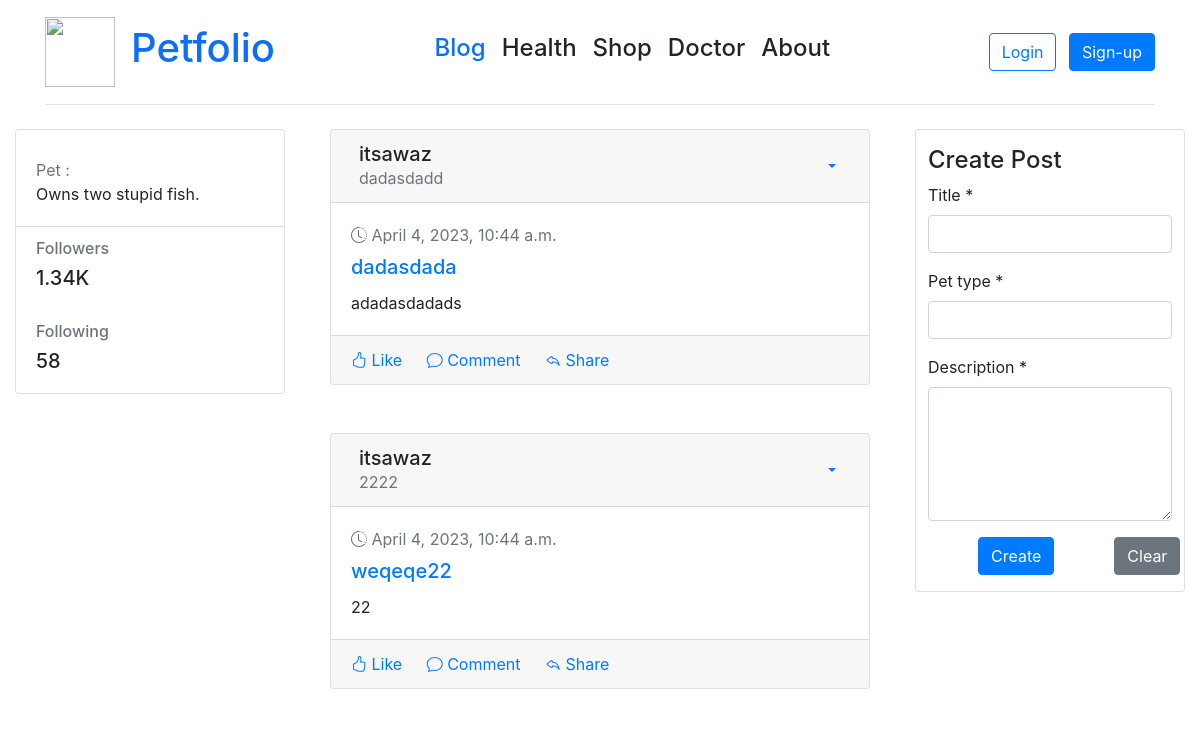
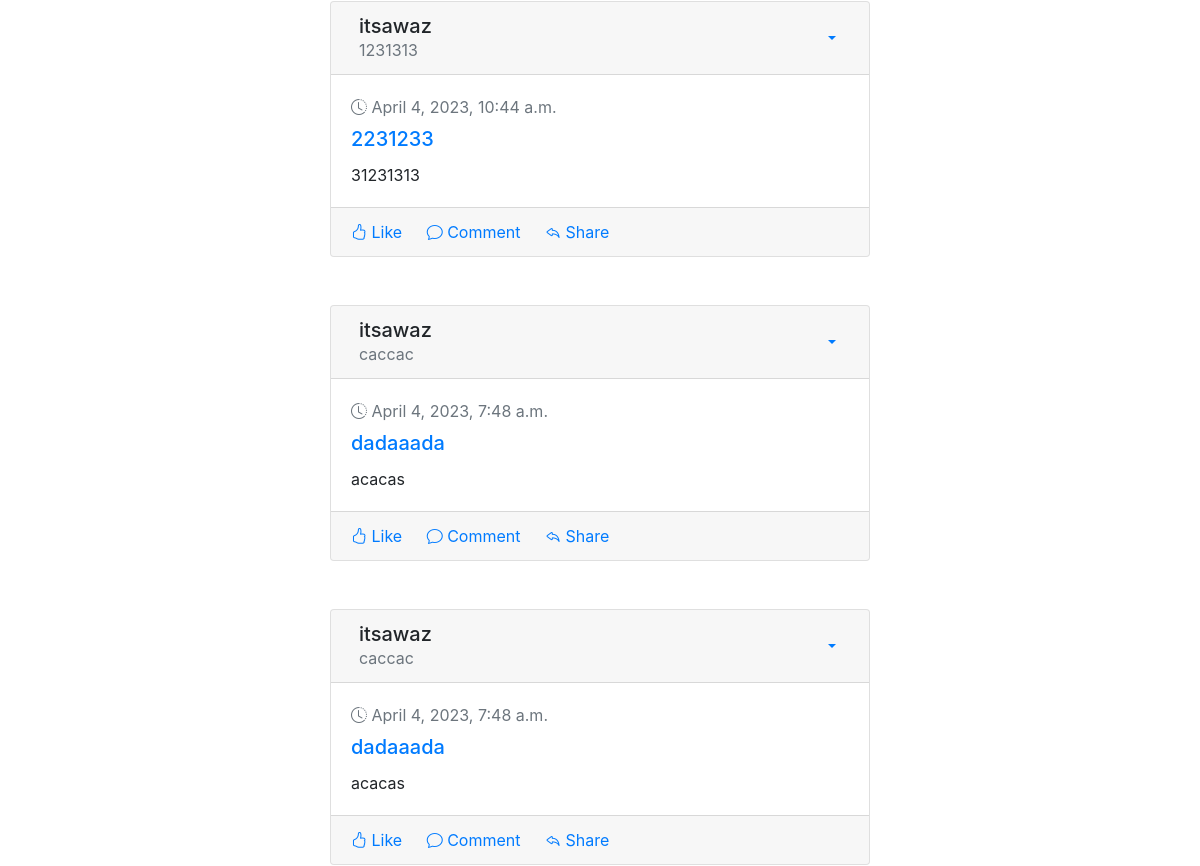
Page /blog/ (upper part) on the earlier database version (2 pictures, top to bottom).
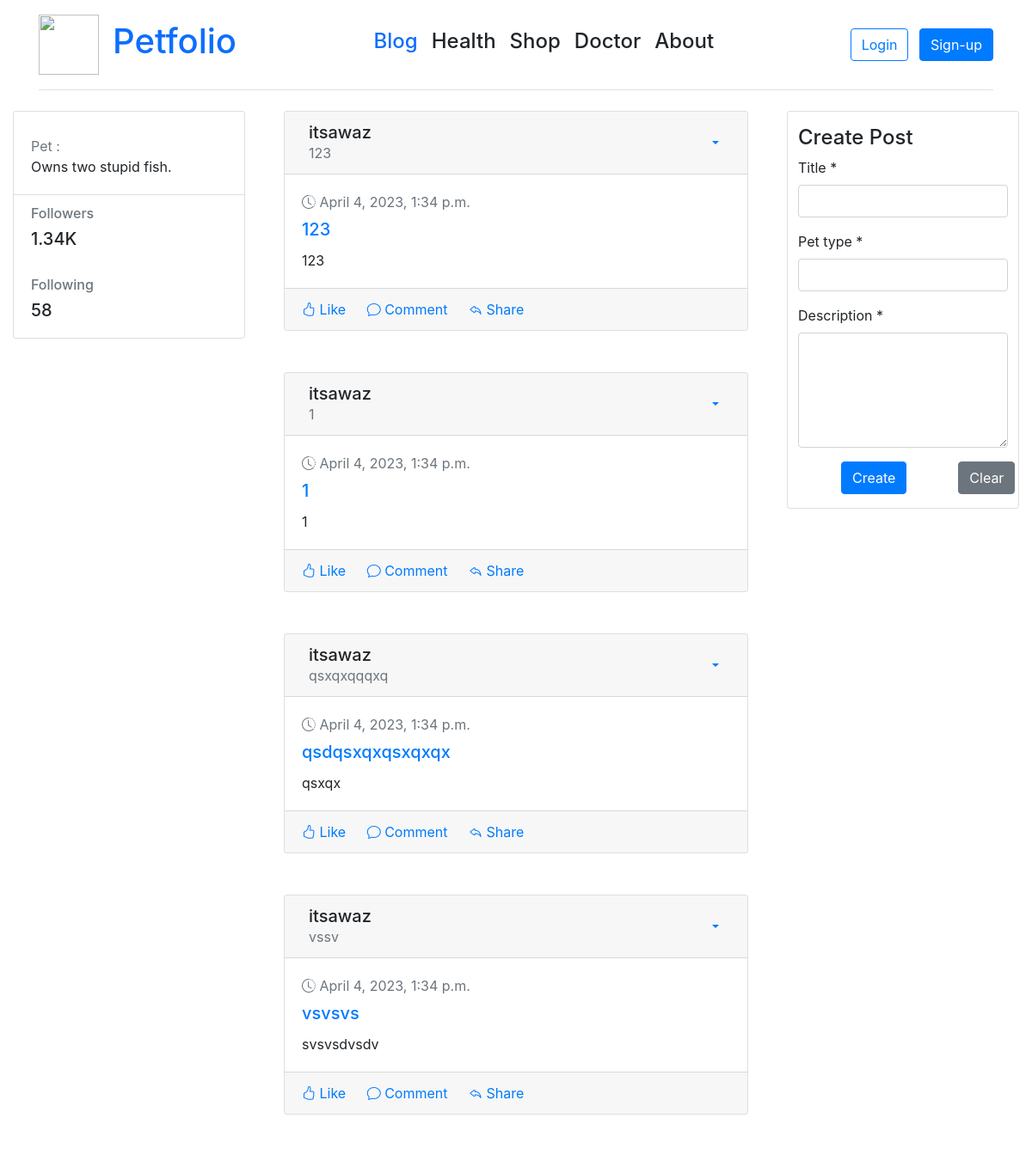
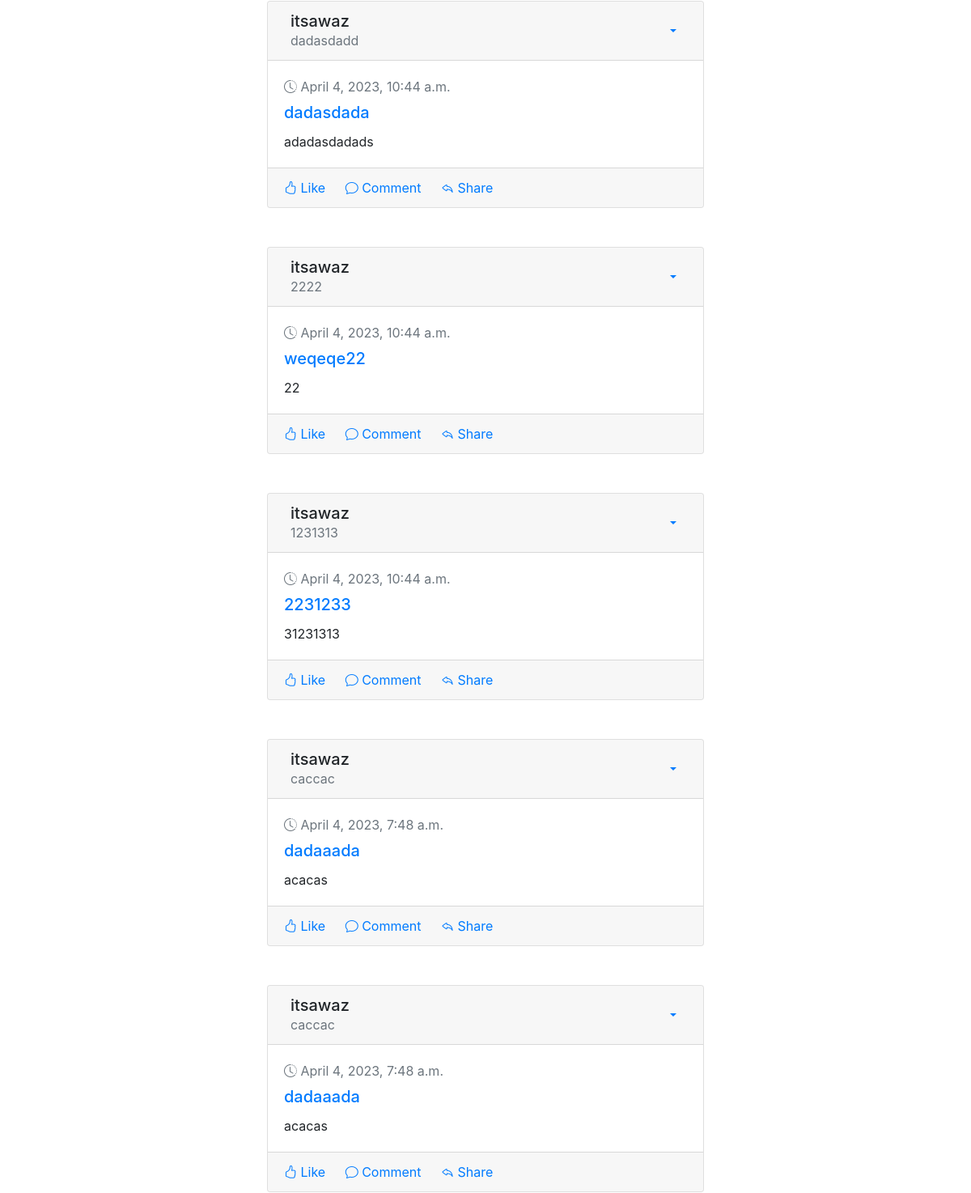
Same page on the later database version (2 pictures, top to bottom).
### blog/models.py (models this page shows, shortened)
class Post(models.Model):
    title = models.CharField(max_length=200)
    content = models.TextField()
    date_posted = models.DateTimeField(default=datetime.datetime.now(pytz.timezone('Asia/Kolkata')))
    author = models.ForeignKey(User, on_delete=models.CASCADE)
    pet_type = models.CharField(max_length=50, default='')

### blog/views.py (the view)
# urls.py: path('', views.blog, name='blog-home')
def blog(request):
    context = {
        'posts': Post.objects.all().order_by('-date_posted')
    }
    if request.method == 'POST':
        post(request)
    return render(request, 'blog/blog.html', context)

### blog/templates/blog/blog.html (shortened to what this page needs)
{% extends "blog/base.html" %}
{% block content%}
<div class="container-fluid gedf-wrapper">
       <div class="row">
           <div class="col-md-3">
               <div class="card">
                   <div class="card-body">
                       <div class="h7 text-muted">Pet : {{user.pet_type}} </div>
                       <div class="h7"> Owns two stupid fish.
                       </div>
                   </div>
                   <ul class="list-group list-group-flush">
                       <li class="list-group-item">
                           <div class="h6 text-muted">Followers</div>
                           <div class="h5">1.34K</div>
                       </li>
                       <li class="list-group-item">
                           <div class="h6 text-muted">Following</div>
                           <div class="h5">58</div>
                       </li>
                   </ul>
               </div>
           </div>
<div class="col-md-6 gedf-main">
 {% for post in posts %}
 <div class="container-fluid">
  <div class="card gedf-card">
                <div class="card-header">
                      <div class="d-flex justify-content-between align-items-center">
                          <div class="d-flex justify-content-between align-items-center">
                              <div class="ml-2">
                                  <div class="h5 m-0">{{post.author}}</div>
                                  <div class="h7 text-muted">{{post.pet_type}}</div>
                              </div>
                          </div>
                          <div>
                              <div class="dropdown">
                                  <button class="btn btn-link dropdown-toggle" type="button" id="gedf-drop1" data-toggle="dropdown" aria-haspopup="true" aria-expanded="false">
                                  </button>
                              </div>
                          </div>
                      </div>
                  </div>
                  <div class="card-body">
                      <div class="text-muted h7 mb-2"> <i class="bi bi-clock-history"></i> {{post.date_posted}} </div>
                      <a class="card-link" href="">
                          <h5 class="card-title">{{post.title}}</h5>
                      </a>
                      <p class="card-text">
                        {{post.content}}
                      </p>
                  </div>
                  <div class="card-footer">
                      <a href="#" class="card-link"><i class="bi bi-hand-thumbs-up"></i> Like</a>
                      <a href="#" class="card-link"><i class="bi bi-chat"></i> Comment</a>
                      <a href="#" class="card-link"><i class="bi bi-reply"></i> Share</a>
                  </div>
              </div>
        </div>
<br>
<br>
 {% endfor %}
</div>
<div class="col-md-3">
  <div class="card">
    <div class="container">
      <div class="row">
      <h4>Create Post</h4>
      <form  method="POST"  id="post-form">
          <div class="form-group">
              <label >Title<span class="require"> *</span></label>
              <input type="text" class="form-control" name="title" required/>
          </div>
          <div class="form-group">
              <label >Pet type<span class="require"> *</span></label>
              <input type="text" class="form-control" name="pet_type" required/>
          </div>
          <div class="form-group">
              <label>Description<span class="require"> *</span></label>
              <textarea rows="5" class="form-control" name="description" required></textarea>
              <div class="form-group d-flex">
          <button type="submit" class="btn btn-primary" style="margin-right: 50px; margin-left: 50px; ">
            Create
          </button>
          <button class="btn btn-secondary" type="button" onclick="clearForm()" style="margin-left: 10px;">
            Clear
          </button>
        </div>
          </div>
      </form>
</div>
</div>
</div>
</div>
{% endblock content%}

Differences in the rows shown:
added Post: author "itsawaz", pet_type "123", date_posted "April 4, 2023, 1:34 p.m.", title "123", content "123"
added Post: author "itsawaz", pet_type "1", date_posted "April 4, 2023, 1:34 p.m.", title "1", content "1"
added Post: author "itsawaz", pet_type "qsxqxqqqxq", date_posted "April 4, 2023, 1:34 p.m.", title "qsdqsxqxqsxqxqx", content "qsxqx"
added Post: author "itsawaz", pet_type "vssv", date_posted "April 4, 2023, 1:34 p.m.", title "vsvsvs", content "svsvsdvsdv"
